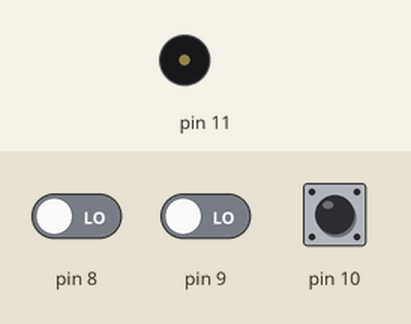
Bench run of a sketch on a simulated Arduino Uno, built with avr-gcc and run on an emulated ATmega328P. On the bench: buzzer (waves = sounding). The test bench sets the inputs (shaded band); at power-on: pin 8 LOW, pin 9 LOW, pin 10 LOW.

Above: at 1.2 s.
1.3 s: pin 8 driven HIGH and pin 9 driven HIGH
4.3 s: pin 10 pulsed HIGH 2 times (0.12 s each, 0.3 s apart)
At 4.51 s:
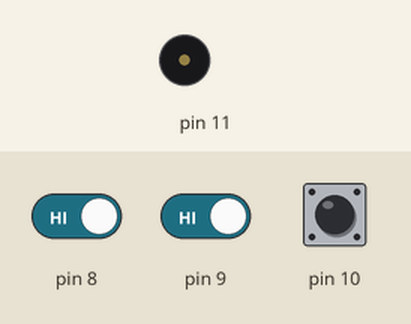
Timing chart, 0 to 7.3 s (numbered marks = the images above; inputs shaded):
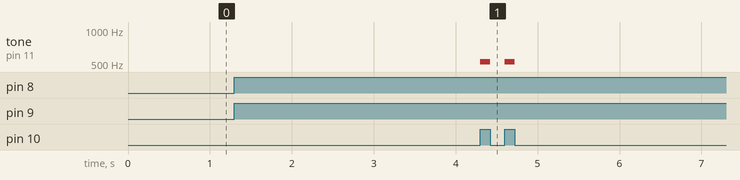

Measured:
- after the input at 4.3 s, tone on pin 11: alternates 523 Hz for 0.12 s and silent for 0.18 s, 4 changes in all, then stays silent, starting at once

The sketch:

miniPiano.ino
```cpp
int A = 440;
int B = 493;
int C = 523;
int D = 587;
int E = 329;
int F = 349;
int G = 392;

void setup() {

pinMode(10,INPUT);
pinMode(9,INPUT);
pinMode(8,INPUT);

pinMode(11,OUTPUT);
}

void loop() {

int bo = digitalRead(10);
int bt = digitalRead(9);
int bth = digitalRead(8);

if(bo==HIGH){
  tone(11,A,500);
  }

if(bt==HIGH){
  tone(11,B,500);
  }
if(bth==HIGH){
  tone(11,C,500);
  }

if(bo==LOW||bt==LOW||bth==LOW){noTone(11);}


}
```
